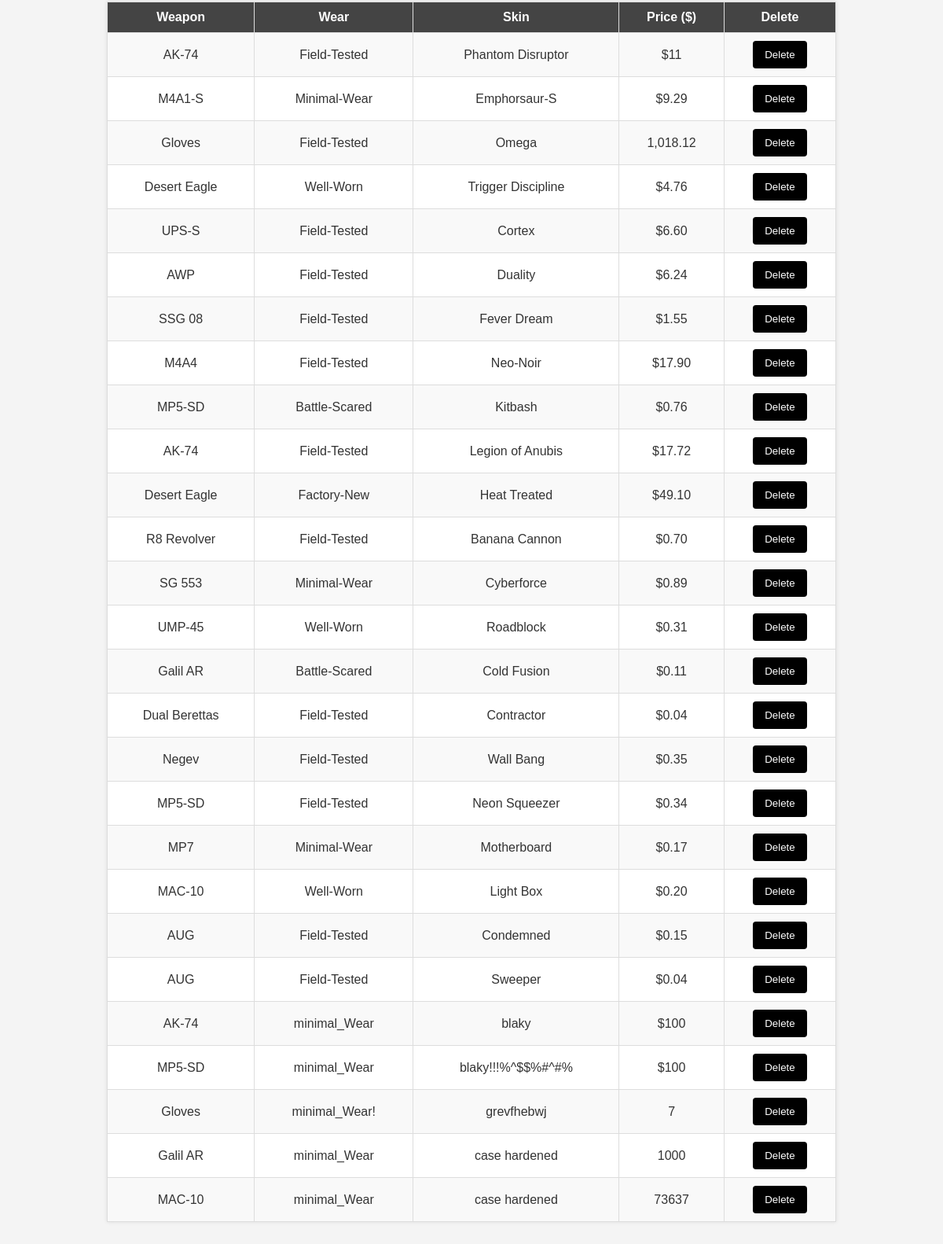
Before: / (lower part) with the older database file.
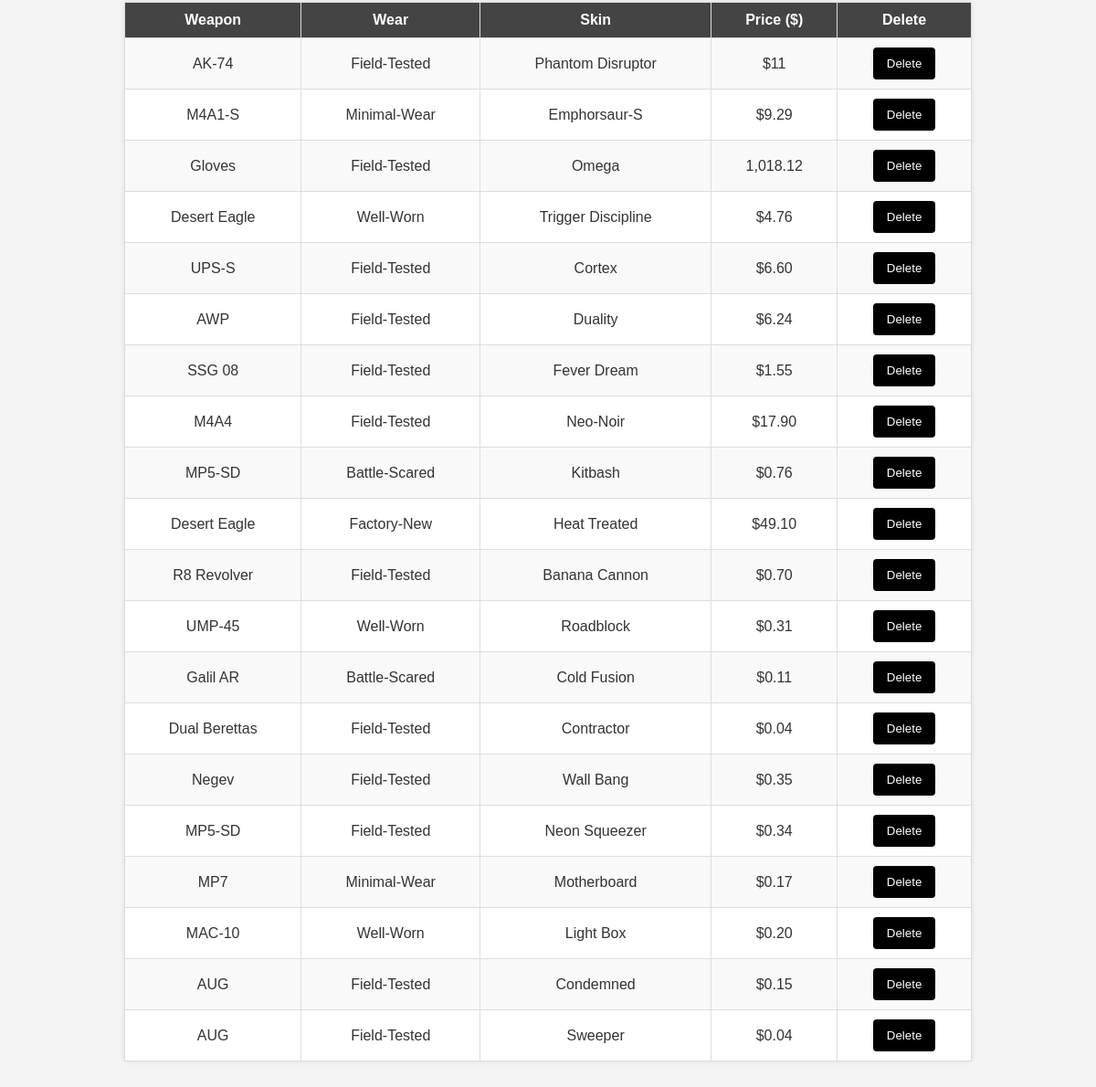
After: the same page with the newer database file.
### tables this page shows
CREATE TABLE CS_Skins (id INTEGER PRIMARY KEY, Skin_Name TEXT, Wear TEXT, Price INTEGER, Weapon_id INTEGER REFERENCES Catigory_Wepons (weapon_name), "Stat-Track" TEXT);

CREATE TABLE Catigory_Wepons (ID INTEGER PRIMARY KEY, weapon_name TEXT REFERENCES CS_Skins (Weapon_id));

### app.py (the view)
@app.route("/")
def home():
    cursor = get_db().cursor()
    sql ="""
SELECT CS_Skins.id, Catigory_Wepons.weapon_name, CS_Skins.Wear,
       CS_Skins.Skin_Name, CS_Skins.Price
FROM CS_Skins
JOIN Catigory_Wepons
ON CS_Skins.Weapon_id = Catigory_Wepons.id
"""
    cursor.execute(sql)
    results = cursor.fetchall()
    cur = get_db().cursor()
    sql = "select * FROM catigory_Wepons"
    cur.execute("SELECT id, weapon_name FROM Catigory_Wepons")
    catigory_Wepons = cur.fetchall()
    return render_template("contents.html", results=results, catigory_Wepons=catigory_Wepons)

### app.py (called while the page is built)
def get_db():
    db = getattr(g, '_database', None)
    if db is None:
        db = g._database = sqlite3.connect(DATABASE)
    return db

@app.teardown_appcontext
def close_connection(exception):
    db = getattr(g, '_database', None)
    if db is not None:
        db.close()

### templates/contents.html (shortened to what this page needs)
<!DOCTYPE html>
<html lang="en">
<head>
    <link rel="stylesheet" href={{url_for('static',filename='styles.css')}}>
</head>
<body>
    <br>
    <table border="1">
        <tr>
            <th>Weapon</th>
            <th>Wear</th>
            <th>Skin</th>
            <th>Price ($)</th>
            <th>Delete</th>
        </tr>
        {% for item in results %}
        <tr>
            <td>{{ item[1] }}</td>
            <td>{{ item[2] }}</td>
            <td>{{ item[3] }}</td>
            <td>{{ item[4] }}</td>
            <td>
                <form action="/delete" method="post">
                    <input type="submit" value="Delete">
                </form>
            </td>
        </tr>
        {% endfor %}
    </table>
</body>
</html>

### static/styles.css (style rules this page uses)
body { font-family: Arial, sans-serif; background-color: #f4f4f4; color: #333; text-align: center; margin: 0; padding: 20px; }
table { width: 80%; margin: 20px auto; border-collapse: collapse; background-color: #fff; box-shadow: 0px 0px 5px rgba(0, 0, 0, 0.1); }
table, th, td { border: 1px solid #ddd; }
th, td { padding: 10px; text-align: center; }
th { background-color: #444; color: white; }
tr:nth-child(even) { background-color: #f9f9f9; }
form { width: 50%; margin: 20px auto; padding: 15px; background-color: #fff; box-shadow: 0px 0px 5px rgba(0, 0, 0, 0.1); border-radius: 5px; }
input[type="submit"] { background-color: #000000; color: white; padding: 10px 15px; border: none; cursor: pointer; border-radius: 4px; transition: background 0.3s ease; }
td form { margin: 0; display: inline; border: none; background: none; padding: 0; }

Changed rows visible on the page:
removed CS_Skins: weapon_name "AK-74", Wear "Field-Tested", Skin_Name "Legion of Anubis", Price "$17.72"
removed CS_Skins: weapon_name "SG 553", Wear "Minimal-Wear", Skin_Name "Cyberforce", Price "$0.89"
removed CS_Skins: weapon_name "AK-74", Wear "minimal_Wear", Skin_Name "blaky", Price "$100"
removed CS_Skins: weapon_name "MP5-SD", Wear "minimal_Wear", Skin_Name "blaky!!!%^$$%#^#%", Price "$100"
removed CS_Skins: weapon_name "Gloves", Wear "minimal_Wear!", Skin_Name "grevfhebwj", Price "7"
removed CS_Skins: weapon_name "Galil AR", Wear "minimal_Wear", Skin_Name "case hardened", Price "1000"
removed CS_Skins: weapon_name "MAC-10", Wear "minimal_Wear", Skin_Name "case hardened", Price "73637"
